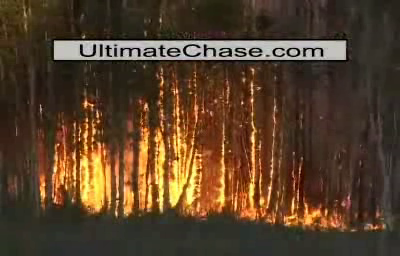
#> input picture frame 20 of RBG Segmentation and Boundary box/controlled3.avi, 400 x 256 px, given in place of forest_fire_youtube.mp4, which was not available
$ jupyter execute --allow-errors thrshld_col_mask_boundrectangle.ipynb   (older library calls are emulated)
#> lines starting #> are read from the running program, lines starting #| are printed output that depends on the picture; after the words box and inside, x2 and y2 are one past the last pixel; in counts of white or black regions, pixels touching at a corner belong together; pictures that were not available may be replaced by others from this repository, and a replacement may not be noted
#> further down, frame is the input picture: shape (256, 400, 3); mean B, G, R 41.6, 63.5, 86.7
#> `hsv = cv2.cvtColor(frame, cv2.COLOR_BGR2HSV)`: hsv: shape (256, 400, 3); mean H, S, V 19.1, 123.4, 87
#> `mask = cv2.inRange(hsv, lower, upper)`:
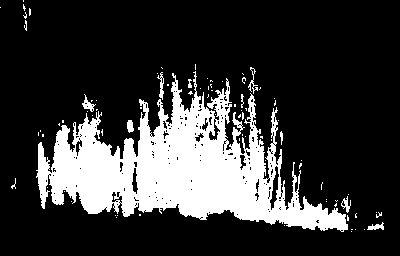
#> mask: shape (256, 400); 21.6% white; 84 white regions (74 under 20 px)
#> `res = cv2.bitwise_and(frame,frame, mask= mask)`:
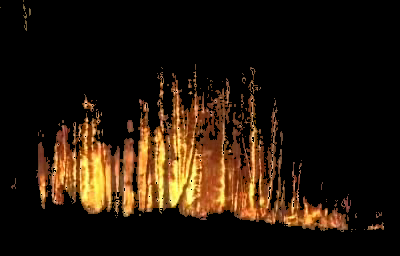
#> res: shape (256, 400, 3); mean B, G, R 10.6, 23, 36.2
#> `_, contours, hier = cv2.findContours(threshed_img, cv2.RETR_EXTERNAL, ..`: contours = 84 contours, 77 with area under 20; largest, box (x1, y1, x2, y2) and area: (36, 71, 348, 232) 21058, (82, 94, 96, 112) 73, (157, 72, 164, 100) 56, (127, 120, 134, 133) 54, (367, 222, 384, 230) 52, (341, 196, 351, 213) 52, (248, 67, 258, 94) 35
#> the loop `for c in contours:` made 84 passes
#> after the loop `for c in contours:`:
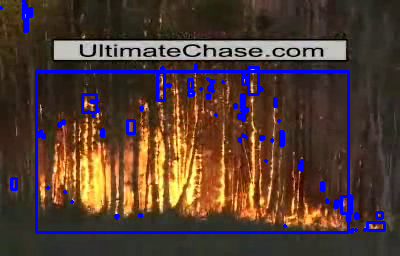
#> frame: shape (256, 400, 3); 5.61% of pixels changed, all inside (x1, y1, x2, y2) = (0, 0, 386, 234)
#> `fps = cap.get(cv2.CAP_PROP_FPS)`: fps = 15
#> `cv2.putText(frame, "FPS : " + str(int(fps)), (100,50), cv2.FONT_HERSHE..`:
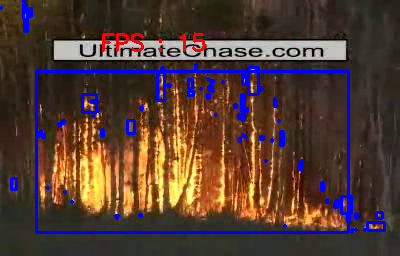
#> frame: shape (256, 400, 3); 0.55% of pixels changed, all inside (x1, y1, x2, y2) = (102, 33, 206, 52)
[cell 1]
#Import opencv and numpy (calling them as cv2 and np)
import cv2
import numpy as np
#Import video using opencv and name it as cap
cap = cv2.VideoCapture('forest_fire_youtube.mp4')
#cap = cv2.imread('forest_fire.png')
#This loop ensures that we read frame by frame, where the frame is just an image from the video. Each image is proccessed
#> (the rest of this cell did not finish here and is left out)

$ run again, starting later in the video
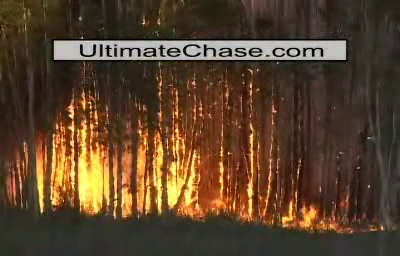
#> input picture frame 93 of RBG Segmentation and Boundary box/controlled3.avi, 400 x 256 px, given in place of forest_fire_youtube.mp4, which was not available
#> frame is the input picture: shape (256, 400, 3); mean B, G, R 43.3, 65.7, 89.3
#> hsv: shape (256, 400, 3); mean H, S, V 18.4, 121.9, 89.6
#> `mask = cv2.inRange(hsv, lower, upper)`:
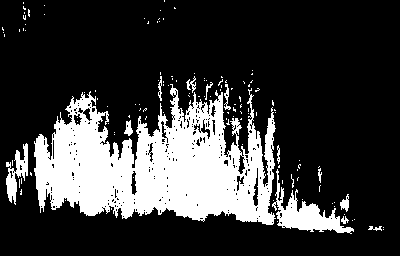
#> mask: shape (256, 400); 22.7% white; 126 white regions (113 under 20 px)
#> contours = 123 contours, 113 with area under 20; largest, box (x1, y1, x2, y2) and area: (34, 84, 276, 225) 20442, (272, 169, 354, 234) 1380, (6, 143, 28, 205) 487, (340, 194, 349, 212) 70, (124, 120, 133, 136) 66
#> the loop `for c in contours:` made 123 passes
#> fps = 15
#> `cv2.putText(frame, "FPS : " + str(int(fps)), (100,50), cv2.FONT_HERSHE..`:
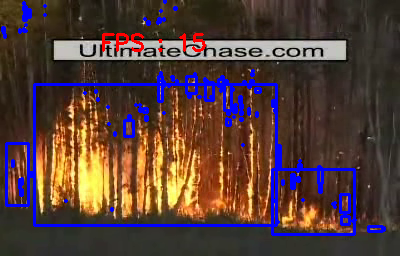
#> frame: shape (256, 400, 3); mean B, G, R 57.5, 61.5, 84.8

$ run again, starting later in the video
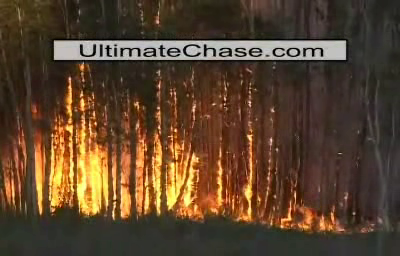
#> input picture frame 166 of RBG Segmentation and Boundary box/controlled3.avi, 400 x 256 px, given in place of forest_fire_youtube.mp4, which was not available
#> frame is the input picture: shape (256, 400, 3); mean B, G, R 44.8, 66.7, 90.3
#> hsv: shape (256, 400, 3); mean H, S, V 20.1, 116, 90.6
#> `mask = cv2.inRange(hsv, lower, upper)`:
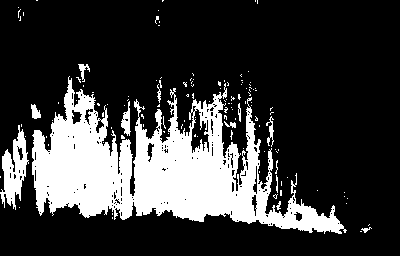
#> mask: shape (256, 400); 22.8% white; 125 white regions (113 under 20 px)
#> contours = 122 contours, 114 with area under 20; largest, box (x1, y1, x2, y2) and area: (32, 76, 347, 234) 21173, (0, 125, 29, 210) 1079, (121, 101, 131, 136) 142, (31, 104, 41, 119) 76, (78, 64, 90, 82) 52, (266, 116, 274, 147) 49, (224, 121, 236, 128) 25, (238, 103, 241, 122) 23
#> the loop `for c in contours:` made 122 passes
#> fps = 15
#> `cv2.putText(frame, "FPS : " + str(int(fps)), (100,50), cv2.FONT_HERSHE..`:
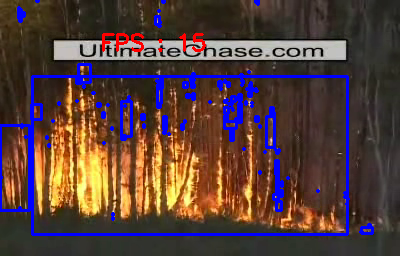
#> frame: shape (256, 400, 3); mean B, G, R 59.3, 62.5, 85.8
